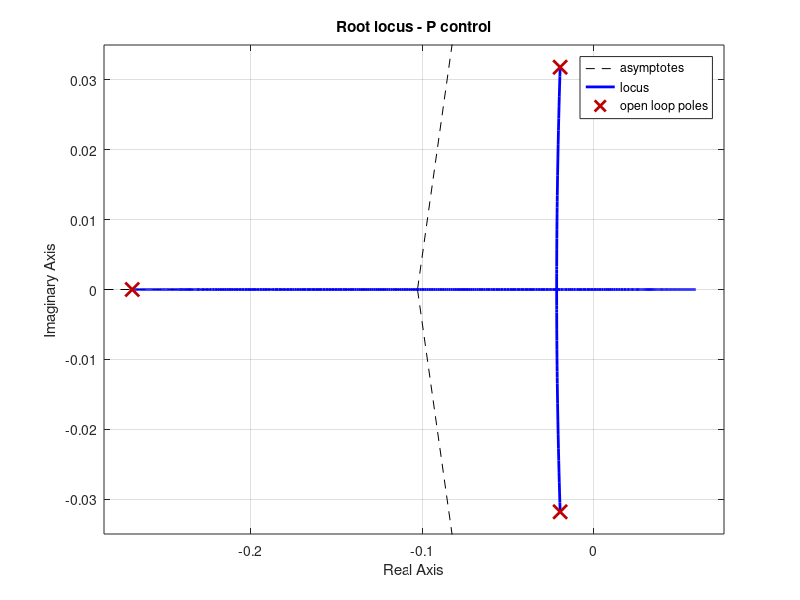

This figure's MATLAB source: (Note: this script raises an error after producing the figure.)
%%root locus plot of patient model
num = -0.00000492*70;
den = [1, (0.265+0.031+0.012), (0.265*(0.031+0.012)+0.031*0.012), 0.031*0.012];

s = tf('s');
hs = tf(num, den);
rlocus(hs)
title('Root locus - P control')
sgrid(0.5, 0)
%sgrid(100)

%note that the reduced model shows the
%transfer function dominant poles are
    %-0.0193 + 0.0318i
    %-0.0193 - 0.0318i
    
%reduce = -0.001278/[1 0.03855 0.001381]
poles = pole(hs);
reduce_model = minreal(hs*(s/max(abs(poles))+1));

rlocus(reduce_model);
title("reduced root locus")
sgrid(.5,0);


%we want a po of <10% so we shall build for that
zeta = abs(log(0.1))/((abs(log(0.1))^2 + pi^2)^(1/2));
%this results in a zeta of ~0.6. we want a settling time of less than 60
%min
zeta = 0.6;
%ts = 4/wn*zeta
%wn = 4/ts*zeta
wn = 4/(60*zeta); %0.111 rads/min
wn = wn/60;

wd = wn*(1-zeta^2)^(1/2);

scl = -wn*zeta + 1i*wd;

thetac = pi - angle(evalfr(reduce_model, scl));
theta_deg = thetac*(180/pi);
a = wd/(tan(thetac)) +zeta*wn; %a = 0.1157
gain = 1/abs(evalfr(reduce_model, scl));

b = 60*0.6/10;

pid = tf([1.047 3.808 0.1429], [1 0]);

finalTF = (-pid)*reduce_model;



